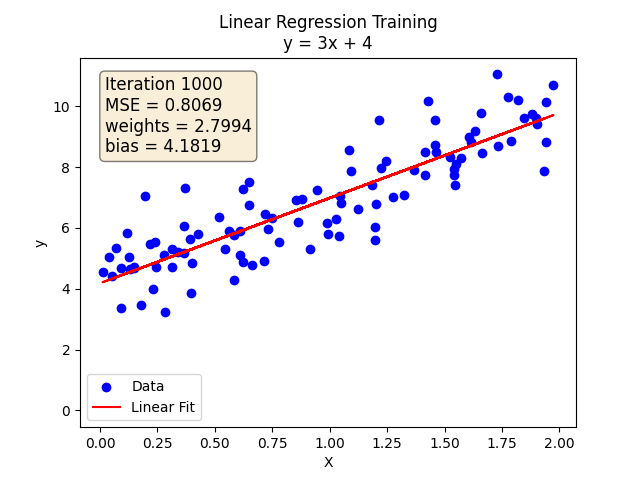

Reproduce this figure in Python.
import matplotlib.pyplot as plt
import numpy as np


class LinearRegression:
    def __init__(self):
        self.weights = None
        self.bias = None

    def fit(self, X, y, learning_rate=0.01, n_iter=1000):
        """
        Train the linear regression model using gradient descent.

        Parameters:
        X : np.ndarray
            Input features (2D array of shape [n_samples, n_features]).
        y : np.ndarray
            Target values (1D array of shape [n_samples]).
        learning_rate : float
            Learning rate for gradient descent.
        n_iter : int
            Number of iterations for gradient descent.
        """
        n_samples, n_features = X.shape
        self.weights = np.zeros(n_features)
        self.bias = 0

        # region PLOT SETUP START
        # Set up the plot
        plt.ion()  # Turn on interactive mode
        fig, ax = plt.subplots()
        ax.scatter(X, y, color="blue", label="Data")
        (line,) = ax.plot(
            X,
            self.predict(X),
            color="red",
            label="Linear Fit",
        )
        ax.set_xlabel("X")
        ax.set_ylabel("y")
        ax.set_title("Linear Regression Training\ny = 3x + 4")
        ax.legend()
        # Add a text annotation for MSE
        mse_text = ax.text(
            0.05,
            0.95,
            "",
            transform=ax.transAxes,
            fontsize=12,
            verticalalignment="top",
            bbox={"boxstyle": "round", "facecolor": "wheat", "alpha": 0.5},
        )
        plt.waitforbuttonpress()
        # endregion PLOT SETUP END

        for i in range(n_iter):
            # Predict values
            y_pred = self.predict(X)

            # Compute gradients
            dw = -(2 / n_samples) * np.dot(X.T, (y - y_pred))
            db = -(2 / n_samples) * np.sum(y - y_pred)

            # Update weights and bias
            self.weights -= learning_rate * dw
            self.bias -= learning_rate * db

            # region UPDATE THE PLOT START
            # Update the plot
            # MSE = Σ(yi - pi)² / n
            mse = np.mean((y - y_pred) ** 2)
            mse_text.set_text(
                f"Iteration {i + 1}\nMSE = {mse:.4f}\nweights = {self.weights[0]:.4f}\nbias = {self.bias:.4f}"
            )
            line.set_ydata(self.predict(X))  # Update the line
            # endregion UPDATE THE PLOT END
            plt.pause(0.01)  # Pause to create an animation effect

        # region FINALIZE PLOT START
        plt.ioff()  # Turn off interactive mode
        plt.show()  # Keep the final plot displayed
        # endregion FINALIZE PLOT END

    def predict(self, X):
        """
        Predict target values for given input features.

        Parameters:
        X : np.ndarray
            Input features (2D array of shape [n_samples, n_features]).

        Returns:
        np.ndarray
            Predicted target values (1D array of shape [n_samples]).
        """
        return np.dot(X, self.weights) + self.bias


# Generate synthetic data
np.random.seed(42)
X = 2 * np.random.rand(100, 1)  # 100 samples, 1 feature
y = 3 * X[:, 0] + 4  # y = 3x + 4
y = y + 1 * np.random.randn(100)  # Add some noise

# Train the model
model = LinearRegression()
model.fit(X, y, learning_rate=0.01, n_iter=1000)
